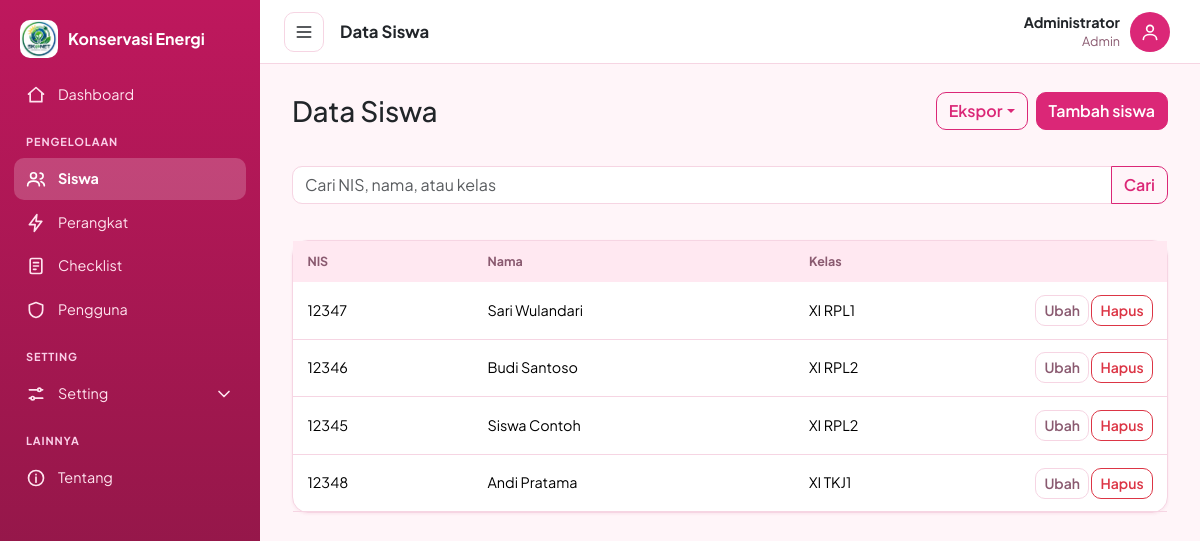
Screenshot of /siswa/index.php (signed in) with the database file from the repository.
### tables this page shows
CREATE TABLE IF NOT EXISTS siswa (
  nis   INT(10) NOT NULL,
  nama  VARCHAR(100) NOT NULL,
  kelas VARCHAR(10) NOT NULL,
  PRIMARY KEY (nis)
);

### siswa/index.php (the view, shortened to what this page needs)
<?php
require_once __DIR__ . '/../includes/functions.php';
$q = trim($_GET['q'] ?? '');
$st = $pdo->prepare('SELECT * FROM siswa WHERE nama LIKE :a OR kelas LIKE :b OR CAST(nis AS CHAR) LIKE :c ORDER BY kelas, nama');
$st->execute([':a' => "%$q%", ':b' => "%$q%", ':c' => "%$q%"]);
$data = $st->fetchAll();
require '../includes/header.php';
?>
<div class="d-flex justify-content-between align-items-center mb-3">
  <h3 class="mb-0">Data Siswa</h3>
  <div class="d-flex gap-2"><?= tombol_ekspor('export.php', ['q' => $q]) ?><a class="btn btn-success" href="form.php">Tambah siswa</a></div>
</div>
<form class="mb-3" method="get"><div class="input-group">
  <input name="q" value="<?= e($q) ?>" class="form-control" placeholder="Cari NIS, nama, atau kelas">
  <button class="btn btn-outline-success">Cari</button></div></form>
<div class="card"><div class="table-responsive"><table class="table table-hover mb-0 align-middle">
  <thead><tr><th>NIS</th><th>Nama</th><th>Kelas</th><th style="width:170px"></th></tr></thead><tbody>
  <?php foreach ($data as $r): ?>
    <tr><td><?= e($r['nis']) ?></td><td><?= e($r['nama']) ?></td><td><?= e($r['kelas']) ?></td>
      <td class="text-end">
        <a class="btn btn-sm btn-outline-secondary" href="form.php?nis=<?= $r['nis'] ?>">Ubah</a>
        <?php if (user()['level'] === 'Admin'): ?>
        <form method="post" action="hapus.php" class="d-inline" onsubmit="return confirm('Hapus siswa ini?')">
          <button class="btn btn-sm btn-outline-danger">Hapus</button></form>
        <?php endif; ?>
      </td></tr>
  <?php endforeach; if (!$data): ?>
    <tr><td colspan="4" class="text-center text-muted py-4">Belum ada data siswa.</td></tr>
  <?php endif; ?>
  </tbody></table></div></div>
<?php require '../includes/footer.php'; ?>

### assets/css/app.css (style rules this page uses)
:root, [data-bs-theme=light] { --pri:#db2777; --pri-d:#be185d; --on:#fff; --bg:#fff5f9; --card:#fff; --hd:#ffe8f1; --mu:#8a5a70; --bd:#f6d5e3; --bs-body-bg:var(--bg); --bs-body-font-family:"Plus Jakarta Sans",system-ui,sans-serif; --bs-body-font-size:.9rem; --bs-primary:#db2777; --bs-primary-rgb:219,39,119; --bs-link-color:#be185d; --bs-link-color-rgb:190,24,93; --bs-link-hover-color:#9d174d; --bs-link-hover-color-rgb:157,23,77; }
body { background:var(--bg); }
.card { background:var(--card); border-color:var(--bd); border-radius:16px; box-shadow:0 1px 3px rgba(190,24,93,.08); }
.table { --bs-table-bg:transparent; margin-bottom:0; }
.table thead th { background:var(--hd); color:var(--mu); font-size:.78rem; font-weight:700; border:0; padding:.7rem .9rem; white-space:nowrap; }
.table td { padding:.8rem .9rem; border-color:var(--bd); }
.form-control, .form-select { border-radius:10px; background-color:var(--card); border-color:var(--bd); }
.btn { border-radius:10px; font-weight:600; }
.btn-success { --bs-btn-bg:var(--pri); --bs-btn-border-color:var(--pri); --bs-btn-color:var(--on); --bs-btn-hover-bg:var(--pri-d); --bs-btn-hover-border-color:var(--pri-d); --bs-btn-hover-color:var(--on); --bs-btn-active-bg:var(--pri-d); --bs-btn-active-border-color:var(--pri-d); --bs-btn-active-color:var(--on); }
.btn-outline-success { --bs-btn-color:var(--pri); --bs-btn-border-color:var(--pri); --bs-btn-hover-bg:var(--pri); --bs-btn-hover-border-color:var(--pri); --bs-btn-hover-color:var(--on); --bs-btn-active-bg:var(--pri); --bs-btn-active-border-color:var(--pri); --bs-btn-active-color:var(--on); }
.btn-outline-secondary { --bs-btn-color:var(--mu); --bs-btn-border-color:var(--bd); --bs-btn-hover-bg:var(--hd); --bs-btn-hover-color:var(--pri-d); --bs-btn-hover-border-color:var(--pri); --bs-btn-active-bg:var(--hd); --bs-btn-active-color:var(--pri-d); --bs-btn-active-border-color:var(--pri); }

### rows the page displays
siswa: nis "12347", nama "Sari Wulandari", kelas "XI RPL1"
siswa: nis "12346", nama "Budi Santoso", kelas "XI RPL2"
siswa: nis "12345", nama "Siswa Contoh", kelas "XI RPL2"
siswa: nis "12348", nama "Andi Pratama", kelas "XI TKJ1"

### other values shown
$label "Dashboard Siswa Perangkat Checklist Pengguna Tentang"
$judul "Data Siswa"
$u['nama'] "Administrator"
$level "Admin"
